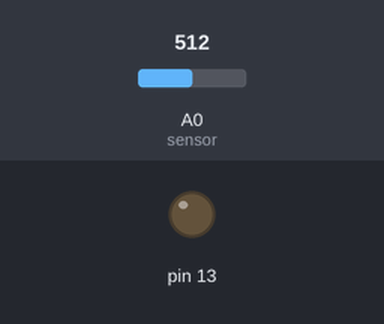
Bench run of a sketch on a simulated Teensy 4. Parts: output pins drawn as LEDs (lit = HIGH). Dashed ring = blinking. The inputs (shaded band) are chosen by the test bench; at power-on: A0 (sensor) = 512. What the sketch prints to the serial monitor is not drawn.

Above: at 0.1 s.
At 2.85 s:
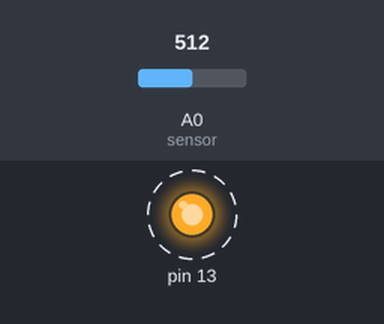
Timing chart, 0 to 3.1 s (numbered marks = the images above):
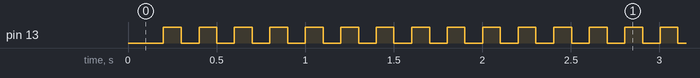

Measured:
- by itself, pin 13: alternates HIGH for 0.10 s and LOW for 0.10 s

The sketch:

MIDI_chord_notes.ino
```cpp
///// MIDI PARAMETERS ///////////////
const int channel = 1; // the MIDI channel number to send messages
const int controllerA0 = 100; // the MIDI continuous controller (CC value) we will send to the computer

///// PROGRAM VARIABLES ////////////
int n0 = 0; //variables to store the sensor value
int previousA0 = -1; //variable to store the previous value of the sensor, needed to see if the value has changed
int note;   //the note to be played in the array of notes
int note_ordinal; //position in the array of notes

elapsedMillis msec = 0; //variable to store ellapsed time in the program

///// CHORD DEFINITION /////////////
//Definition of notes in the chords to be played. Each MIDI note is defined by a number (C4 = 60)
//How to defined it:
//- First declare an array with the note numbers. In the declaration you have
// to specify the number of notes (change it to your needs)
const int number_of_notes = 11;
int notes[number_of_notes] = {45,57,59,60,62,64,65,66,67,69,71};

bool ledstate = true;  //for led blinking

void setup() {
  Serial.begin(9600);
  pinMode(13, OUTPUT);
}


void loop() {

  // only check the analog inputs every 100 mseconds
  // to prevent a flood of MIDI messages

  if (msec >= 100) {

    msec = 0;
    ledstate = !ledstate;
    digitalWrite(13,ledstate);  //make a led blink!

    n0 = analogRead(A0); // sensor read -> theoretically values from 0 to 1023

    usbMIDI.sendControlChange(controllerA0, n0/8, channel); //we send the value to cc 100 as well (not needed)

    Serial.println(" ");
    Serial.print("Sensor values: ");
    Serial.println(n0);   //print it in the serial monitor, check the values for mapping calibration


    //as we can only read a range of values from the sensor (for example 950 to 1000)
    //we have to map input range to the actual number of notes minus 1, as the first note
    //in the array has the ordinal 0, not 1.
    //Here you have to calibrate these numbers (950 -> 1000) to map your sensor input
    note_ordinal = map(n0,950,1000,0,number_of_notes - 1);

    //find the note number in the array
    note = notes[note_ordinal];

    Serial.print("MIDI note played: ");
    Serial.println(note);   //print it in the serial monitor

    // only transmit MIDI notes if analog input changed
     if (n0 != previousA0) {

      usbMIDI.sendNoteOff(previousA0, 0, channel);

      usbMIDI.sendNoteOn(note, 99, channel);

      previousA0 = note;

    }

  }


  // MIDI Controllers should discard incoming MIDI messages.
  // http://forum.pjrc.com/threads/24179-Teensy-3-Ableton-Analog-CC-causes-midi-crash
  while (usbMIDI.read()) {

    // ignore incoming messages
  }
}
```
